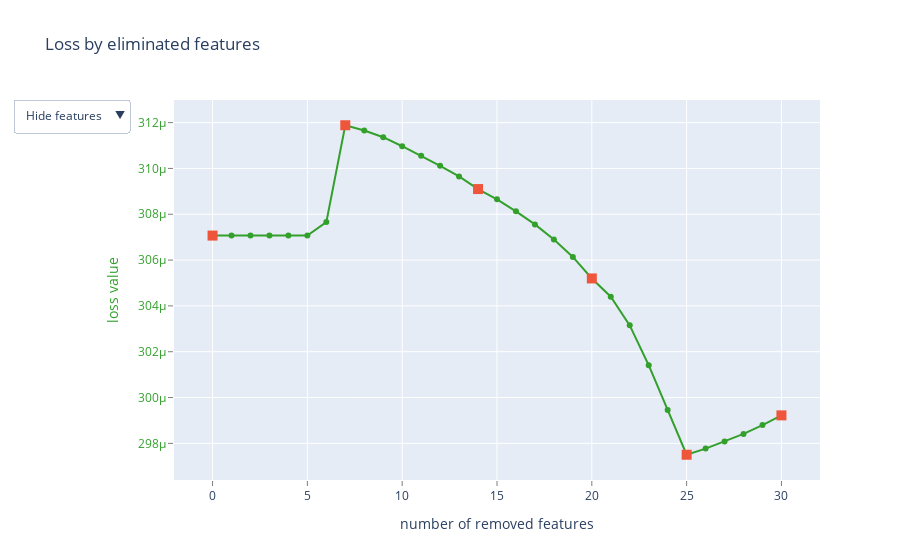

The code cell stored with this chart in its notebook:
### Code cell
selected_features = model.select_features(
    X,
    y,
    num_features_to_select=40,
    features_for_select=feature_columns,
    steps=5,
    plot=True
)

### Figure 1 — Plotly figure (JSON) as saved in the notebook; plotly's stock layout.template omitted (floating-point values rounded to 4 significant figures)
{"data": [{"line": {"color": "rgb(51,160,44)"}, "mode": "lines+markers", "name": "", "text": ["", "PDU Joy3 buttons", "PDU Control", "PDU Joy1 buttons", "HV Motor work", "deviation_joy3", "HIDR RD1", "BTN_LEFT_Joy3", "BTN_RIGHT_Joy3", "L_AFTER_DEV_Joy3", "R_AFRER_DEV_Joy3", "HV Phasing", "RIGHT_Joy3", "PDU di buttons", "HV Riz", "HIDR t*C state", "R_AFRER_DEV_Joy2", "BTN_RIGHT_Joy2", "HV Phasing.1", "LEFT_Joy3", "BTN_LEFT_Joy1", "Delta_angle_4 3", "Block connection # 3", "Delta_angle_1 2", "BTN_RIGHT_Joy1", "Delta_angle_1 3", "Delta_angle_3 2", "L_AFTER_DEV_Joy1", "Block connection # 2", "Delta_angle_3 3", "Delta_angle_2 1"], "type": "scatter", "x": [0, 1, 2, 3, 4, 5, 6, 7, 8, 9, 10, 11, 12, 13, 14, 15, 16, 17, 18, 19, 20, 21, 22, 23, 24, 25, 26, 27, 28, 29, 30], "y": [0.0003071, 0.0003071, 0.0003071, 0.0003071, 0.0003071, 0.0003071, 0.0003077, 0.0003119, 0.0003117, 0.0003114, 0.000311, 0.0003106, 0.0003101, 0.0003097, 0.0003091, 0.0003086, 0.0003081, 0.0003076, 0.0003069, 0.0003061, 0.0003052, 0.0003044, 0.0003032, 0.0003014, 0.0002995, 0.0002975, 0.0002978, 0.0002981, 0.0002984, 0.0002988, 0.0002992]}, {"marker": {"size": 10, "symbol": "square"}, "mode": "markers", "name": "", "text": ["", "BTN_LEFT_Joy3", "HV Riz", "BTN_LEFT_Joy1", "Delta_angle_1 3", "Delta_angle_2 1"], "type": "scatter", "x": [0, 7, 14, 20, 25, 30], "y": [0.0003071, 0.0003119, 0.0003091, 0.0003052, 0.0002975, 0.0002992]}, {"mode": "text", "name": "", "text": ["", "12", "9", "10", "14", "33", "27", "51", "52", "55", "57", "22", "56", "8", "15", "25", "49", "44", "23", "54", "35", "69", "4", "59", "36", "60", "65", "39", "3", "66", "61"], "textfont": {"color": "rgb(51,160,44)", "family": "sans serif", "size": 18}, "textposition": "bottom center", "type": "scatter", "visible": false, "x": [0, 1, 2, 3, 4, 5, 6, 7, 8, 9, 10, 11, 12, 13, 14, 15, 16, 17, 18, 19, 20, 21, 22, 23, 24, 25, 26, 27, 28, 29, 30], "y": [0.0003071, 0.0003071, 0.0003071, 0.0003071, 0.0003071, 0.0003071, 0.0003077, 0.0003119, 0.0003117, 0.0003114, 0.000311, 0.0003106, 0.0003101, 0.0003097, 0.0003091, 0.0003086, 0.0003081, 0.0003076, 0.0003069, 0.0003061, 0.0003052, 0.0003044, 0.0003032, 0.0003014, 0.0002995, 0.0002975, 0.0002978, 0.0002981, 0.0002984, 0.0002988, 0.0002992]}, {"mode": "text", "name": "", "text": ["", "PDU Joy3 buttons", "PDU Control", "PDU Joy1 buttons", "HV Motor work", "deviation_joy3", "HIDR RD1", "BTN_LEFT_Joy3", "BTN_RIGHT_Joy3", "L_AFTER_DEV_Joy3", "R_AFRER_DEV_Joy3", "HV Phasing", "RIGHT_Joy3", "PDU di buttons", "HV Riz", "HIDR t*C state", "R_AFRER_DEV_Joy2", "BTN_RIGHT_Joy2", "HV Phasing.1", "LEFT_Joy3", "BTN_LEFT_Joy1", "Delta_angle_4 3", "Block connection # 3", "Delta_angle_1 2", "BTN_RIGHT_Joy1", "Delta_angle_1 3", "Delta_angle_3 2", "L_AFTER_DEV_Joy1", "Block connection # 2", "Delta_angle_3 3", "Delta_angle_2 1"], "textfont": {"color": "rgb(51,160,44)", "family": "sans serif", "size": 18}, "textposition": "bottom center", "type": "scatter", "visible": false, "x": [0, 1, 2, 3, 4, 5, 6, 7, 8, 9, 10, 11, 12, 13, 14, 15, 16, 17, 18, 19, 20, 21, 22, 23, 24, 25, 26, 27, 28, 29, 30], "y": [0.0003071, 0.0003071, 0.0003071, 0.0003071, 0.0003071, 0.0003071, 0.0003077, 0.0003119, 0.0003117, 0.0003114, 0.000311, 0.0003106, 0.0003101, 0.0003097, 0.0003091, 0.0003086, 0.0003081, 0.0003076, 0.0003069, 0.0003061, 0.0003052, 0.0003044, 0.0003032, 0.0003014, 0.0002995, 0.0002975, 0.0002978, 0.0002981, 0.0002984, 0.0002988, 0.0002992]}], "layout": {"showlegend": false, "title": {"text": "Loss by eliminated features"}, "updatemenus": [{"active": 0, "buttons": [{"args": [{"visible": [true, true, false, false]}], "label": "Hide features", "method": "update"}, {"args": [{"visible": [true, true, true, false]}], "label": "Show indices", "method": "update"}, {"args": [{"visible": [true, true, false, true]}], "label": "Show names", "method": "update"}], "pad": {"r": 10, "t": 10}, "showactive": true, "x": -0.25, "xanchor": "left", "y": 1.03, "yanchor": "top"}], "xaxis": {"gridcolor": "rgb(255,255,255)", "showgrid": true, "showline": false, "showticklabels": true, "tickcolor": "rgb(127,127,127)", "ticks": "outside", "title": {"text": "number of removed features"}, "zeroline": false}, "yaxis": {"gridcolor": "rgb(255,255,255)", "showgrid": true, "showline": false, "showticklabels": true, "tickcolor": "rgb(127,127,127)", "tickfont": {"color": "rgb(51,160,44)"}, "ticks": "outside", "title": {"font": {"color": "rgb(51,160,44)"}, "text": "loss value"}, "zeroline": false}}}
